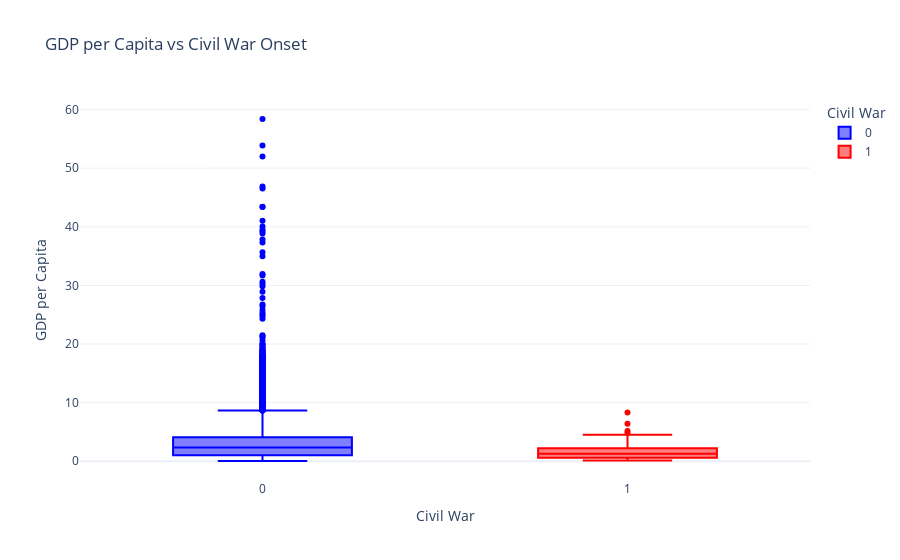

The cell this chart's notebook holds for it:
### Code cell
df['gdpen'] = np.exp(df['ln_gdpen'])
fig3_actual = px.box(df, x='warstds', y='gdpen', color='warstds',
             labels={'warstds': 'Civil War', 'gdpen': 'GDP per Capita'},
             title='GDP per Capita vs Civil War Onset',
             category_orders={'warstds': [0, 1]},
             color_discrete_map={0: 'blue', 1: 'red'})
fig3_actual.update_layout(template='plotly_white')
fig3_actual.show()

### Figure 1 — Plotly figure (JSON) as saved in the notebook; plotly's stock layout.template omitted (floating-point values rounded to 4 significant figures; data arrays with more than 128 entries replaced by an {"elided": "..."} marker saying what was removed)
{"data": [{"alignmentgroup": "True", "hovertemplate": "Civil War=%{x}<br>GDP per Capita=%{y}<extra></extra>", "legendgroup": "0", "marker": {"color": "blue"}, "name": "0", "notched": false, "offsetgroup": "0", "orientation": "v", "showlegend": true, "type": "box", "x": {"elided": "7024 int values"}, "x0": " ", "xaxis": "x", "y": {"elided": "7024 float values"}, "y0": " ", "yaxis": "y"}, {"alignmentgroup": "True", "hovertemplate": "Civil War=%{x}<br>GDP per Capita=%{y}<extra></extra>", "legendgroup": "1", "marker": {"color": "red"}, "name": "1", "notched": false, "offsetgroup": "1", "orientation": "v", "showlegend": true, "type": "box", "x": [1, 1, 1, 1, 1, 1, 1, 1, 1, 1, 1, 1, 1, 1, 1, 1, 1, 1, 1, 1, 1, 1, 1, 1, 1, 1, 1, 1, 1, 1, 1, 1, 1, 1, 1, 1, 1, 1, 1, 1, 1, 1, 1, 1, 1, 1, 1, 1, 1, 1, 1, 1, 1, 1, 1, 1, 1, 1, 1, 1, 1, 1, 1, 1, 1, 1, 1, 1, 1, 1, 1, 1, 1, 1, 1, 1, 1, 1, 1, 1, 1, 1, 1, 1, 1, 1, 1, 1, 1, 1, 1, 1, 1, 1, 1, 1, 1, 1, 1, 1, 1, 1, 1, 1, 1, 1, 1, 1, 1, 1, 1, 1, 1, 1, 1, 1], "x0": " ", "xaxis": "x", "y": [0.998, 1.275, 2.72, 0.731, 4.249, 3.194, 0.756, 1.383, 1.348, 0.39, 0.431, 0.559, 0.56, 0.867, 0.4, 0.5116, 0.736, 0.248, 0.272, 0.641, 1.483, 2.949, 2.24, 1.411, 1.361, 2.708, 2.571, 3.86, 1.364, 1.271, 2.228, 0.3, 3.828, 1.513, 1.8, 2.576, 0.4819, 0.8355, 1.293, 0.751, 1.008, 0.308, 0.396, 0.53, 0.611, 0.953, 1.687, 2.304, 5.178, 3.266, 2.941, 3.643, 4.249, 1.316, 2.064, 0.902, 0.606, 0.484, 2.377, 3.489, 3.429, 0.844, 1.362, 0.531, 6.42, 1.592, 1.548, 1.095, 0.202, 0.397, 1.36, 2.459, 1.889, 1.839, 0.582, 1.438, 0.972, 0.907, 1.62, 1.05, 2.977, 0.778, 1.462, 2.043, 0.448, 0.756, 0.926, 0.5223, 0.792, 3.527, 1.251, 1.903, 0.8447, 0.886, 1.584, 1.264, 3.022, 8.314, 4.846, 4.508, 0.644, 0.574, 0.554, 0.658, 1.678, 0.146, 3.82, 2.74, 1.368, 0.489, 0.599, 0.557, 0.458, 0.3398, 1.179, 1.207], "y0": " ", "yaxis": "y"}], "layout": {"boxmode": "overlay", "legend": {"title": {"text": "Civil War"}, "tracegroupgap": 0}, "title": {"text": "GDP per Capita vs Civil War Onset"}, "xaxis": {"anchor": "y", "categoryarray": [0, 1], "categoryorder": "array", "domain": [0, 1], "title": {"text": "Civil War"}}, "yaxis": {"anchor": "x", "domain": [0, 1], "title": {"text": "GDP per Capita"}}}}
